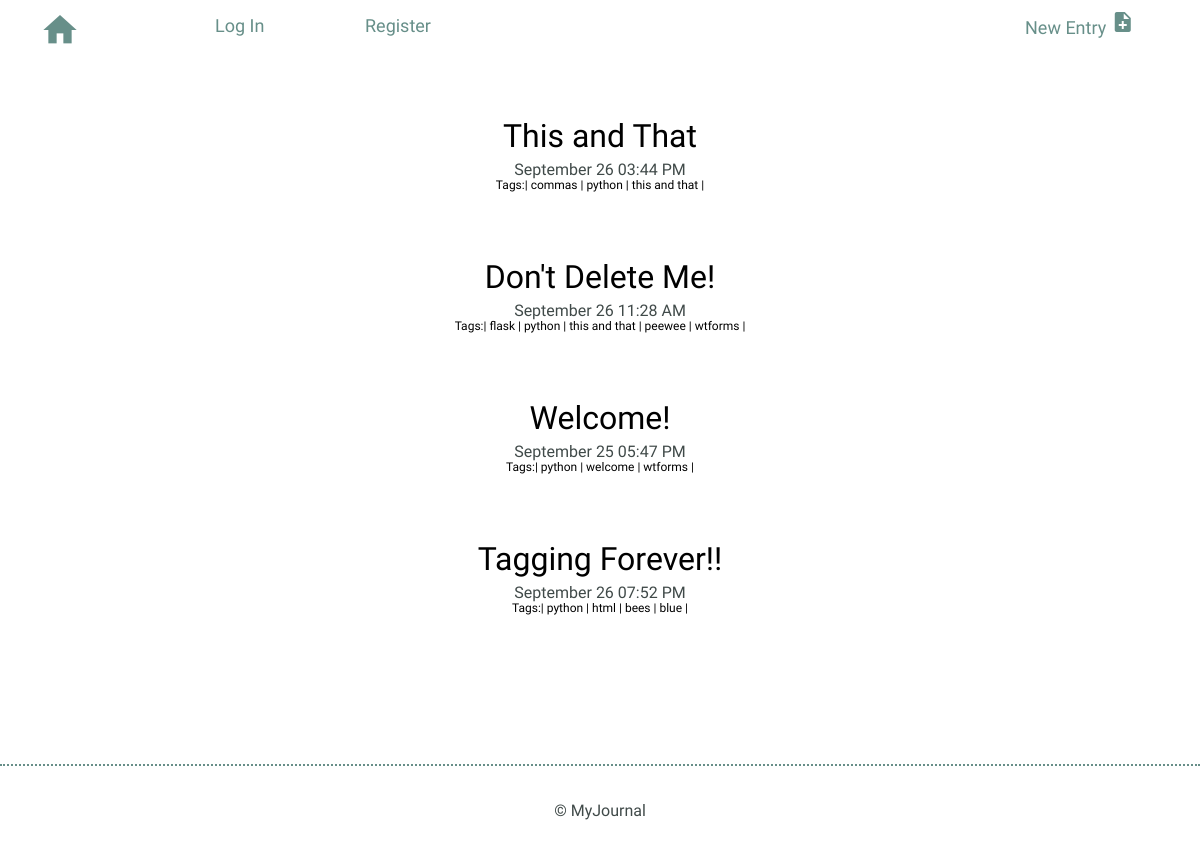
Screenshot of /entries/python/tag with the database file from the repository.
### models.py (models this page shows)
class BaseModel(Model):
    class Meta:
        database = DATABASE

class Entry(BaseModel):
    title = CharField(max_length=100)
    date = DateTimeField(default=datetime.datetime.now)
    time_spent = IntegerField(default=0)
    learned = TextField(null=False)
    remember = TextField(default=" ")

class Tags(BaseModel):
    tag = CharField(unique=True)

### app.py (the view)
@app.route("/entries/<tag>/tag")
def tag(tag):
    query = (models.Entry
                .select()
                .join(models.EntryTags)
                .join(models.Tags)
                .where(models.Tags.tag == tag)
    )
    return render_template("tag.html", models=models, id=query)

### templates/tag.html
{% extends "layout.html" %}
{% block content %}
<section>
    <div class="container">
        <div class="entry-list">
                {% for entry in id %}
                <article>
                    <h2><a href="{{ url_for('detail', id=entry.id) }}">{{ entry.title }}</a></h2>
                    <time>{{ entry.date.strftime('%B %d %I:%M %p') }}</time>
                    <div class="small">Tags:|
                        {% set tags = (models.Tags
                            .select()
                            .join(models.EntryTags)
                            .join(models.Entry)
                            .where(models.Entry.id == entry.id)
                            .order_by(models.Tags.id)
                            ) %}
                        {% for tag in tags: %}
                            <a class="small" style="text-decoration:none;" href="{{ url_for('tag', tag=tag.tag) }}">{{ tag.tag }} |</a>
                        {% endfor %}
                    </div>
                </article>
                {% endfor %}
        </div>
    </div>
</section>
{% endblock %}

### static/css/site.css (style rules this page uses)
body { font-size: 16px; color: #404a49; font-family: 'Cousine', serif; font-weight: 400; margin: 0; padding: 0; }
.container { margin: 0 auto; padding: 0; }
h1, h2, h3 { margin: 0; font-weight: 400; line-height: 1em; color: #000; }
h2 { font-size: 32px; }
h2 a { text-decoration: none; color: #000; }
.small { margin: 0; font-weight: 200; line-height: 1em; font-size: 12px; color: #000; }
.entry-list, .edit-entry, .new-entry { max-width: 800px; margin: 0 auto; padding: 70px 0 150px 0; }
.entry-list article { margin-bottom: 70px; text-align: center; }
.entry-list article:last-child { margin-bottom: 0; }
.entry-list article h2 { margin-bottom: 8px; }

### rows the page displays
Entry: title "This and That", date "September 26 03:44 PM"
Tags: tag "commas"
Tags: tag "python"
Tags: tag "this and that"
Entry: title "Don't Delete Me!", date "September 26 11:28 AM"
Tags: tag "flask"
Tags: tag "peewee"
Tags: tag "wtforms"
Entry: title "Welcome!", date "September 25 05:47 PM"
Tags: tag "welcome"
Entry: title "Tagging Forever!!", date "September 26 07:52 PM"
Tags: tag "html"
Tags: tag "bees"
Tags: tag "blue"
